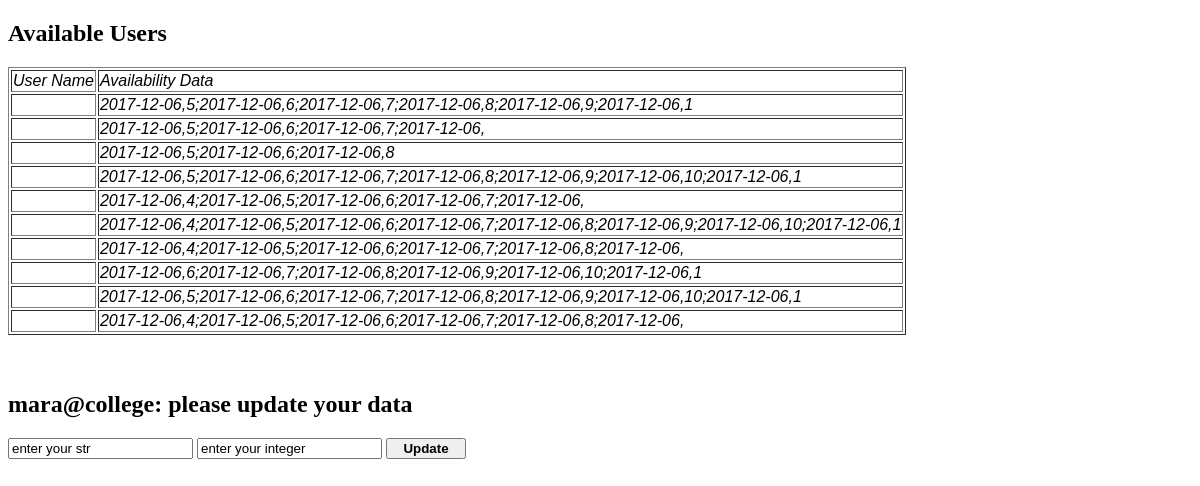
The app's page /manage_database (signed in), older data.
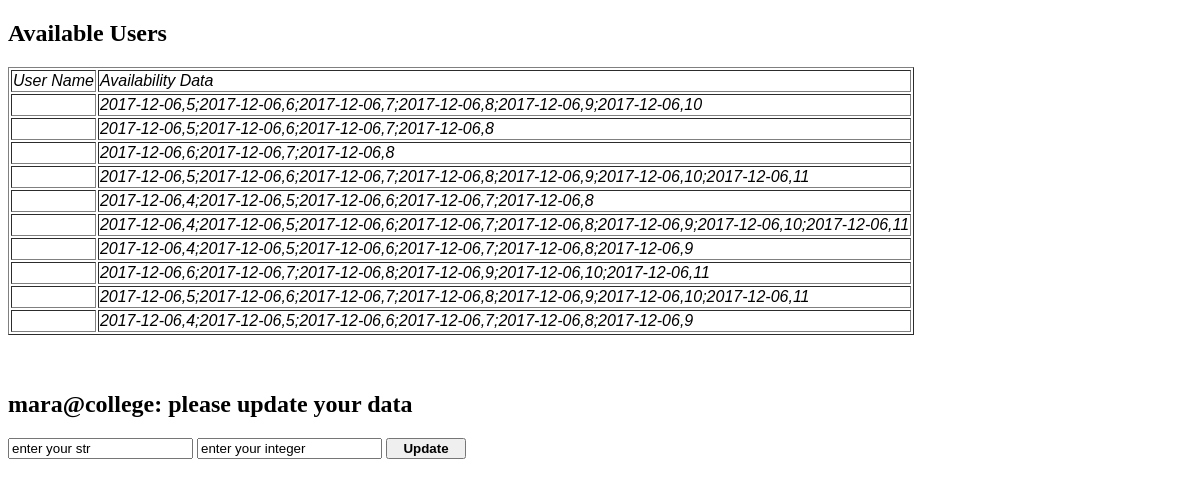
The same page, newer data.
### user_manager.py (models this page shows)
class _Dancer(_Base):
  __tablename__ = 'dancers'
  id = Column(Integer, primary_key=True)
  username = Column(String)
  firstname = Column(String)
  lastname = Column(String)
  availability = Column(String)
  password = Column(String)
  nonharvard = Column(Boolean)
  choreographer = Column(Boolean)
  dancers = Column(String)

### views.py (the view)
@app.route("/manage_database", methods=['GET', 'POST'])
@login_required
def manage_database():
  user_id = fk.request.cookies.get('user_id')
  if fk.request.method == 'POST':
    if "update" in fk.request.form:
      user_data = {}
      user_data["firstname"] = fk.request.form["firstname"]
      user_data["lastname"]  = fk.request.form["lastname"]
      user_data["email"]  = fk.request.form["email"]
      user_data["nonharvard"]  = fk.request.form["nonharvard"]
      user_data["choreographer"]  = fk.request.form["choreographer"]
      print("user_data: ", user_id, user_data)
      um.user_update(user_id, user_data)
      db_list = um.get_user_data_list()
      return fk.render_template('database_manager.html', data_list=db_list, user_name=user_id)
    else:
      raise("This button has not been handled yet")
  elif fk.request.method == 'GET':
    db_list = um.get_user_data_list()
    return fk.render_template('database_manager.html', data_list=db_list, user_name=user_id)

### user_manager.py (called while the page is built)
def is_valid_user(username):
  s = _session()
  try:
    user = s.query(_Dancer).filter_by(username=username).one()
  except:
    return False
  else:
    return True

def get_user_data_list():
  class Dummy:
    def __init__(self, username, firstname, lastname, nonharvard, choreographer, dancers, availability):
      self.username = username
      self.firstname = firstname
      self.lastname = lastname
      self.nonharvard = nonharvard
      self.choreographer = choreographer
      self.dancers = dancers
      self.availability = availability
  s = _session()
  q = s.query(_Dancer)
  db_list = []
  for u in q:
    if u.username != 'harvardballetcompany@gmail.com':
      db_list.append(Dummy(u.username, u.firstname, u.lastname, u.nonharvard, u.choreographer, u.dancers, u.availability))
  return sorted(db_list, key = lambda x: x.firstname)

### views.py (called while the page is built)
def login_required(f):
  @wraps(f)
  def wrapper(*args, **kwargs):
    name = fk.request.cookies.get('user_id')
    if not um.is_valid_user(name):
      return "You need to login first", 401
    else:
      return f(*args, **kwargs)
  return wrapper

### templates/database_manager.html (shortened to what this page needs)
<!doctype html>
<html>
  <form action="/manage_database", method="post">
    <h2> Available Users </h2>
    <div>
      <table class="db_table" border="1">
        <td><fn> User Name </fn></td>
        <td><fn> Availability Data </fn></td>
        {% for d in data_list %}
          <tr>
            <td><fn>{{d.name}} </fn></td>
            <td><fn>{{d.availability}} </fn></td>
          </tr>
        {% endfor %}
      </table>
    </div>
    <br> <br>
    <h2> {{user_name}}: please update your data </h2>
    <input type="text" name="data_str" value="enter your str" placeholder="new_str">
    <input type="text" name="data_int" value="enter your integer" placeholder="new_int">
    <input class="bn" type="submit" name="update" value="Update">
  </form>
</html>

Row changes from the older to the newer data that the page shows:
changed _Dancer (number 1 of 10 on the later page): availability "2017-12-06,5;2017-12-06,6;2017-12-06,7;2017-12-06,8;2017-12-06,9;2017-12-06,1" → "2017-12-06,5;2017-12-06,6;2017-12-06,7;2017-12-06,8;2017-12-06,9;2017-12-06,10"
changed _Dancer (number 2 of 10 on the later page): availability "2017-12-06,5;2017-12-06,6;2017-12-06,7;2017-12-06," → "2017-12-06,5;2017-12-06,6;2017-12-06,7;2017-12-06,8"
changed _Dancer (number 3 of 10 on the later page): availability "2017-12-06,5;2017-12-06,6;2017-12-06,8" → "2017-12-06,6;2017-12-06,7;2017-12-06,8"
changed _Dancer (number 4 of 10 on the later page): availability "2017-12-06,5;2017-12-06,6;2017-12-06,7;2017-12-06,8;2017-12-06,9;2017-12-06,10;2017-12-06,1" → "2017-12-06,5;2017-12-06,6;2017-12-06,7;2017-12-06,8;2017-12-06,9;2017-12-06,10;2017-12-06,11"
changed _Dancer (number 5 of 10 on the later page): availability "2017-12-06,4;2017-12-06,5;2017-12-06,6;2017-12-06,7;2017-12-06," → "2017-12-06,4;2017-12-06,5;2017-12-06,6;2017-12-06,7;2017-12-06,8"
changed _Dancer (number 6 of 10 on the later page): availability "2017-12-06,4;2017-12-06,5;2017-12-06,6;2017-12-06,7;2017-12-06,8;2017-12-06,9;2017-12-06,10;2017-12-06,1" → "2017-12-06,4;2017-12-06,5;2017-12-06,6;2017-12-06,7;2017-12-06,8;2017-12-06,9;2017-12-06,10;2017-12-06,11"
changed _Dancer (number 7 of 10 on the later page): availability "2017-12-06,4;2017-12-06,5;2017-12-06,6;2017-12-06,7;2017-12-06,8;2017-12-06," → "2017-12-06,4;2017-12-06,5;2017-12-06,6;2017-12-06,7;2017-12-06,8;2017-12-06,9"
changed _Dancer (number 8 of 10 on the later page): availability "2017-12-06,6;2017-12-06,7;2017-12-06,8;2017-12-06,9;2017-12-06,10;2017-12-06,1" → "2017-12-06,6;2017-12-06,7;2017-12-06,8;2017-12-06,9;2017-12-06,10;2017-12-06,11"
changed _Dancer "mara@college": availability "2017-12-06,5;2017-12-06,6;2017-12-06,7;2017-12-06,8;2017-12-06,9;2017-12-06,10;2017-12-06,1" → "2017-12-06,5;2017-12-06,6;2017-12-06,7;2017-12-06,8;2017-12-06,9;2017-12-06,10;2017-12-06,11"
changed _Dancer (number 10 of 10 on the later page): availability "2017-12-06,4;2017-12-06,5;2017-12-06,6;2017-12-06,7;2017-12-06,8;2017-12-06," → "2017-12-06,4;2017-12-06,5;2017-12-06,6;2017-12-06,7;2017-12-06,8;2017-12-06,9"
